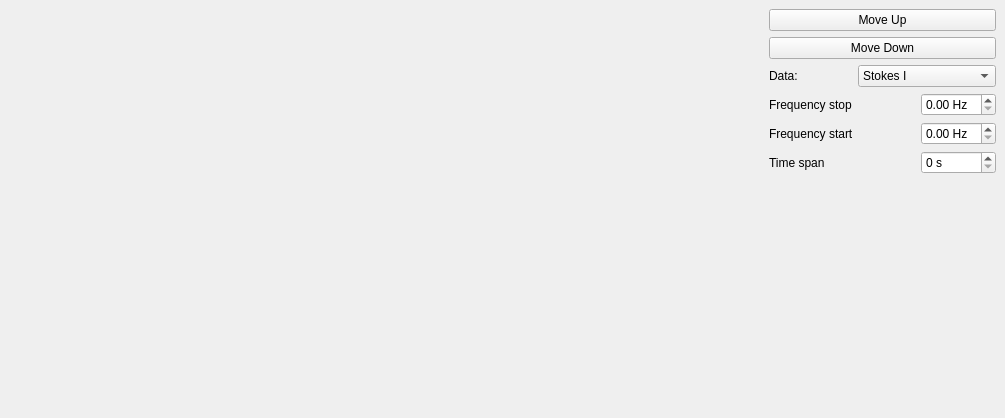
<?xml version="1.0" encoding="UTF-8"?>
<ui version="4.0">
 <class>cIntegratedBandwidthTimeDockWidget</class>
 <widget class="QDockWidget" name="cIntegratedBandwidthTimeDockWidget">
  <property name="geometry">
   <rect>
    <x>0</x>
    <y>0</y>
    <width>1005</width>
    <height>418</height>
   </rect>
  </property>
  <property name="windowIcon">
   <iconset resource="Images.qrc">
    <normaloff>:/Images/Images/AVNLogo.png</normaloff>:/Images/Images/AVNLogo.png</iconset>
  </property>
  <property name="windowTitle">
   <string>Integrated Bandwidth Plot</string>
  </property>
  <widget class="QWidget" name="dockWidgetContents">
   <layout class="QHBoxLayout" name="horizontalLayout">
    <item>
     <widget class="QwtPlot" name="qwtPlot">
      <property name="sizePolicy">
       <sizepolicy hsizetype="MinimumExpanding" vsizetype="Preferred">
        <horstretch>0</horstretch>
        <verstretch>0</verstretch>
       </sizepolicy>
      </property>
     </widget>
    </item>
    <item>
     <layout class="QVBoxLayout" name="verticalLayout">
      <item>
       <widget class="QPushButton" name="pushButton_moveUp">
        <property name="minimumSize">
         <size>
          <width>227</width>
          <height>0</height>
         </size>
        </property>
        <property name="maximumSize">
         <size>
          <width>227</width>
          <height>16777215</height>
         </size>
        </property>
        <property name="text">
         <string>Move Up</string>
        </property>
       </widget>
      </item>
      <item>
       <widget class="QPushButton" name="pushButton_moveDown">
        <property name="minimumSize">
         <size>
          <width>227</width>
          <height>0</height>
         </size>
        </property>
        <property name="maximumSize">
         <size>
          <width>227</width>
          <height>16777215</height>
         </size>
        </property>
        <property name="text">
         <string>Move Down</string>
        </property>
       </widget>
      </item>
      <item>
       <layout class="QGridLayout" name="gridLayout">
        <item row="1" column="0">
         <widget class="QLabel" name="label_6">
          <property name="text">
           <string>Frequency stop</string>
          </property>
         </widget>
        </item>
        <item row="0" column="1" colspan="2">
         <widget class="QComboBox" name="comboBox_dataType">
          <item>
           <property name="text">
            <string>Stokes I</string>
           </property>
          </item>
          <item>
           <property name="text">
            <string>Stokes Q</string>
           </property>
          </item>
          <item>
           <property name="text">
            <string>Stokes V</string>
           </property>
          </item>
          <item>
           <property name="text">
            <string>Stokes U</string>
           </property>
          </item>
         </widget>
        </item>
        <item row="0" column="0">
         <widget class="QLabel" name="label_2">
          <property name="text">
           <string>Data:</string>
          </property>
         </widget>
        </item>
        <item row="1" column="2">
         <widget class="QDoubleSpinBox" name="doubleSpinBox_frequencyStop_MHz_2">
          <property name="suffix">
           <string> Hz</string>
          </property>
         </widget>
        </item>
        <item row="2" column="0" colspan="2">
         <widget class="QLabel" name="label_5">
          <property name="text">
           <string>Frequency start</string>
          </property>
         </widget>
        </item>
        <item row="2" column="2">
         <widget class="QDoubleSpinBox" name="doubleSpinBox_frequencyStart_MHz_2">
          <property name="suffix">
           <string> Hz</string>
          </property>
         </widget>
        </item>
        <item row="3" column="0">
         <widget class="QLabel" name="label">
          <property name="text">
           <string>Time span</string>
          </property>
         </widget>
        </item>
        <item row="3" column="2">
         <widget class="QSpinBox" name="spinBox_timeSpan_s">
          <property name="suffix">
           <string> s</string>
          </property>
         </widget>
        </item>
       </layout>
      </item>
      <item>
       <spacer name="verticalSpacer">
        <property name="orientation">
         <enum>Qt::Vertical</enum>
        </property>
        <property name="sizeHint" stdset="0">
         <size>
          <width>20</width>
          <height>40</height>
         </size>
        </property>
       </spacer>
      </item>
     </layout>
    </item>
   </layout>
  </widget>
 </widget>
 <customwidgets>
  <customwidget>
   <class>QwtPlot</class>
   <extends>QFrame</extends>
   <header>qwt_plot.h</header>
   <container>1</container>
  </customwidget>
 </customwidgets>
 <resources>
  <include location="Images.qrc"/>
 </resources>
 <connections/>
</ui>
